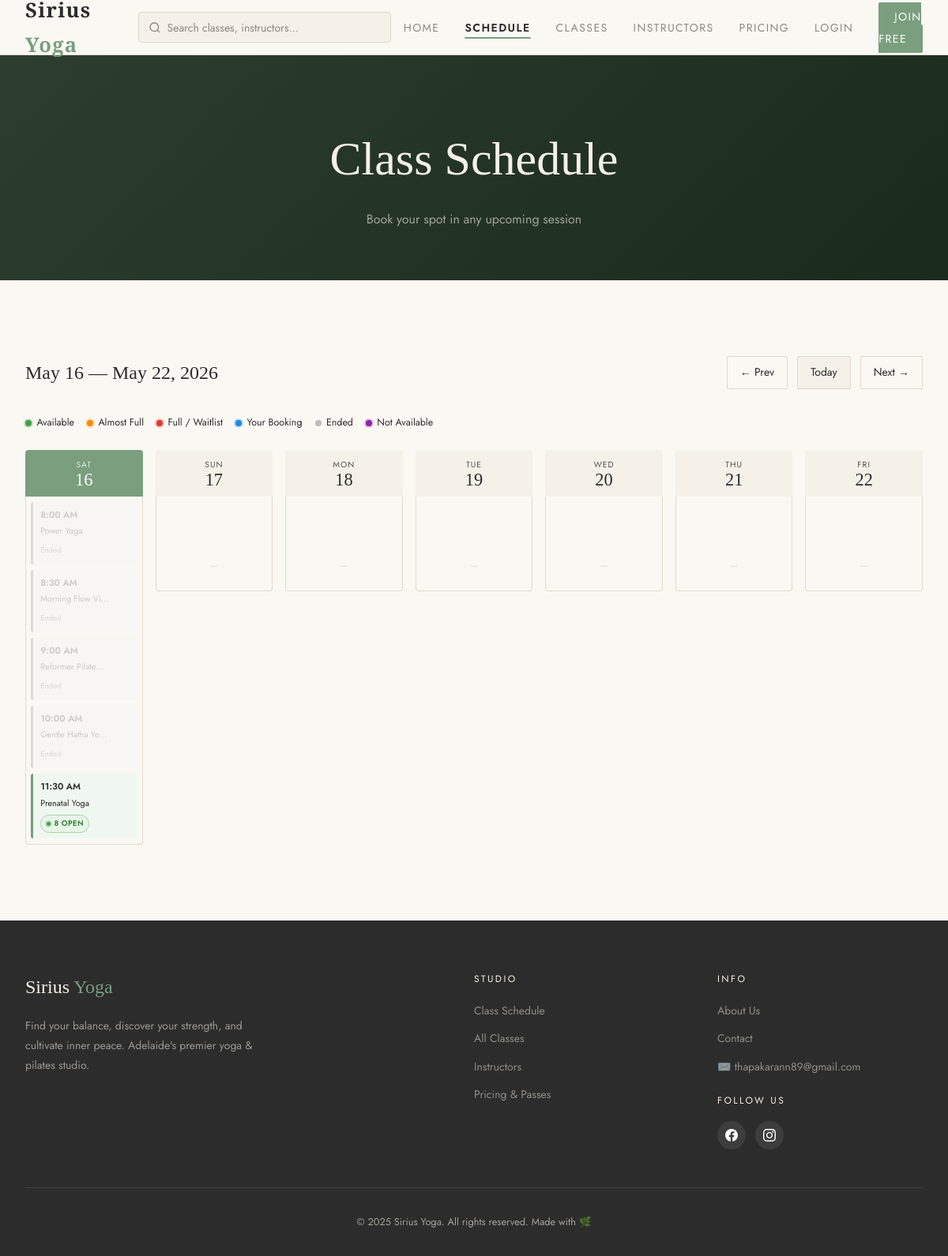
Page /schedule/ on the committed database.
### core/models.py (models this page shows, shortened)
class ClassSession(models.Model):
    STATUS_CHOICES = [
        ('scheduled', 'Scheduled'),
        ('unavailable', 'Unavailable'),   # admin marks as not available
        ('cancelled', 'Cancelled'),
        ('completed', 'Completed'),
    ]
    yoga_class = models.ForeignKey(YogaClass, on_delete=models.CASCADE, related_name='sessions')
    date = models.DateField()
    start_time = models.TimeField()
    end_time = models.TimeField()
    override_price = models.DecimalField(max_digits=8, decimal_places=2, null=True, blank=True,
                                         help_text="Leave blank to use class default price")
    override_max = models.IntegerField(null=True, blank=True,
                                       help_text="Leave blank to use class default max participants")
    status = models.CharField(max_length=20, choices=STATUS_CHOICES, default='scheduled')
    notes = models.CharField(max_length=300, blank=True, help_text="e.g. 'Bring a towel', 'Outdoor session'")
    created_at = models.DateTimeField(auto_now_add=True)
    class Meta:
        ordering = ['date', 'start_time']
    @property
    def effective_max(self):
        return self.override_max if self.override_max is not None else self.yoga_class.max_participants
    @property
    def confirmed_count(self):
        return self.bookings.filter(status__in=['accepted', 'pending']).count()
    @property
    def spots_remaining(self):
        return max(0, self.effective_max - self.confirmed_count)
    @property
    def is_full(self):
        return self.spots_remaining == 0
    @property
    def is_low_spots(self):
        r = self.spots_remaining
        return 0 < r <= 3
    @property
    def is_unavailable(self):
        return self.status == 'unavailable'
    @property
    def is_past(self):
        session_dt = datetime.datetime.combine(self.date, self.start_time)
        return timezone.now() > timezone.make_aware(session_dt)

class YogaClass(models.Model):
    LEVEL_CHOICES = [
        ('beginner', 'Beginner'),
        ('intermediate', 'Intermediate'),
        ('advanced', 'Advanced'),
        ('all', 'All Levels'),
    ]
    CATEGORY_CHOICES = [
        ('yoga', 'Yoga'),
        ('pilates', 'Pilates'),
        ('reformer', 'Reformer Pilates'),
        ('meditation', 'Meditation'),
        ('breathwork', 'Breathwork'),
        ('hiit', 'HIIT Yoga'),
        ('yin', 'Yin'),
        ('prenatal', 'Prenatal'),
    ]
    name = models.CharField(max_length=200)
    slug = models.SlugField(max_length=220, unique=True, blank=True)
    description = models.TextField()
    instructor = models.ForeignKey(Instructor, on_delete=models.SET_NULL, null=True, related_name='classes')
    duration_minutes = models.IntegerField(default=60)
    price = models.DecimalField(max_digits=8, decimal_places=2)
    level = models.CharField(max_length=20, choices=LEVEL_CHOICES, default='all')
    category = models.CharField(max_length=20, choices=CATEGORY_CHOICES, default='yoga')
    image = models.ImageField(upload_to='classes/', blank=True, null=True)
    photo_url = models.URLField(blank=True, help_text='External photo URL (e.g. Unsplash)')
    max_participants = models.IntegerField(default=15)
    is_active = models.BooleanField(default=True)
    what_to_bring = models.TextField(blank=True, default="Comfortable yoga attire, water bottle. Mats available to borrow.")
    cancellation_hours = models.IntegerField(default=12, help_text="Hours before class to allow cancellation")
    prerequisite_note = models.CharField(max_length=300, blank=True, help_text="e.g. Must have completed Intro to Reformer")
    is_online = models.BooleanField(default=False)
    online_link = models.URLField(blank=True)
    created_at = models.DateTimeField(auto_now_add=True)
    class Meta:
        verbose_name_plural = 'Yoga Classes'

### core/views.py (the view, shortened to what this page needs)
# urls.py: path('schedule/', views.schedule_view, name='schedule'),
def schedule_view(request):
    today = timezone.now().date()
    week_offset = int(request.GET.get('week', 0))
    if week_offset == 0:
        week_start = today
    else:
        monday = today - datetime.timedelta(days=today.weekday())
        week_start = monday + datetime.timedelta(weeks=week_offset)
    week_end = week_start + datetime.timedelta(days=6)
    sessions = ClassSession.objects.filter(
        date__range=[week_start, week_end],
    ).select_related('yoga_class', 'yoga_class__instructor').order_by('date', 'start_time')
    session_bookings = {}
    days = []
    for i in range(7):
        day_date = week_start + datetime.timedelta(days=i)
        day_sessions = [s for s in sessions if s.date == day_date]
        days.append({'date': day_date, 'sessions': day_sessions})
    user_booked = set()
    cart_session_ids = set()
    return render(request, 'schedule.html', {
        'days': days,
        'week_start': week_start,
        'week_end': week_end,
        'week_offset': week_offset,
        'prev_week': week_offset - 1,
        'next_week': week_offset + 1,
        'user_booked': user_booked,
        'cart_session_ids': cart_session_ids,
        'today': today,
        'session_bookings': session_bookings,
    })

### core/context_processors.py (called while the page is built)
def cart_count(request):
    count = 0
    if request.user.is_authenticated:
        count = CartItem.objects.filter(user=request.user).count()
    return {'cart_count': count}

### templates/schedule.html (shortened to what this page needs)
{% extends 'base.html' %}
{% load yoga_extras %}
{% block content %}
<div class="page-header">
  <h1>Class Schedule</h1>
  <p>Book your spot in any upcoming session</p>
</div>
<section class="section">
  <div class="section-inner">
    <div style="display:flex;align-items:center;justify-content:space-between;margin-bottom:2rem;flex-wrap:wrap;gap:1rem;">
      <div style="font-family:'Cormorant Garamond',serif;font-size:1.5rem;">
        {{ week_start|date:"M j" }} — {{ week_end|date:"M j, Y" }}
      </div>
      <div style="display:flex;gap:0.75rem;align-items:center;">
        <a href="?week={{ prev_week }}" style="padding:0.5rem 1rem;border:1px solid var(--border);border-radius:2px;text-decoration:none;color:var(--charcoal);font-size:0.875rem;">← Prev</a>
        <a href="?week=0" style="padding:0.5rem 1rem;background:var(--cream);border:1px solid var(--border);border-radius:2px;text-decoration:none;color:var(--charcoal);font-size:0.875rem;">Today</a>
        <a href="?week={{ next_week }}" style="padding:0.5rem 1rem;border:1px solid var(--border);border-radius:2px;text-decoration:none;color:var(--charcoal);font-size:0.875rem;">Next →</a>
      </div>
    </div>
    <div style="display:flex;gap:1rem;flex-wrap:wrap;margin-bottom:1.5rem;font-size:0.78rem;">
      <span style="display:flex;align-items:center;gap:0.4rem;"><span class="avail-dot dot-open"></span> Available</span>
      <span style="display:flex;align-items:center;gap:0.4rem;"><span class="avail-dot dot-low"></span> Almost Full</span>
      <span style="display:flex;align-items:center;gap:0.4rem;"><span class="avail-dot dot-full"></span> Full / Waitlist</span>
      <span style="display:flex;align-items:center;gap:0.4rem;"><span class="avail-dot dot-booked"></span> Your Booking</span>
      <span style="display:flex;align-items:center;gap:0.4rem;"><span class="avail-dot dot-past"></span> Ended</span>
      <span style="display:flex;align-items:center;gap:0.4rem;"><span class="avail-dot dot-unavailable"></span> Not Available</span>
    </div>
    <div style="display:grid;grid-template-columns:repeat(7,1fr);gap:1rem;min-width:0;">
      {% for day in days %}
      <div style="min-width:0;">
        <div style="text-align:center;padding:0.6rem 0.4rem;border-radius:4px 4px 0 0;{% if day.date == today %}background:var(--sage);color:white;{% else %}background:var(--cream);color:var(--charcoal);{% endif %}">
          <div style="font-size:0.65rem;letter-spacing:0.1em;text-transform:uppercase;opacity:0.8;">{{ day.date|date:"D" }}</div>
          <div style="font-family:'Cormorant Garamond',serif;font-size:1.4rem;font-weight:500;line-height:1;">{{ day.date|date:"j" }}</div>
        </div>
        <div style="border:1px solid var(--border);border-top:none;border-radius:0 0 4px 4px;min-height:120px;padding:0.4rem;display:flex;flex-direction:column;gap:0.4rem;">
          {% for session in day.sessions %}
          {% if session.pk in user_booked %}
            <a href="{% url 'session_detail' session.pk %}" data-session="{{ session.pk }}" class="sched-event"
               style="display:block;padding:0.45rem 0.55rem;border-radius:3px;text-decoration:none;background:#e8f5e9;border-left:3px solid #2e7d32;transition:all 0.15s;"
               title="{{ session.yoga_class.name }} — Booked ✅">
              <div style="font-weight:700;color:#1b5e20;font-size:0.72rem;">{{ session.start_time|time:"g:i A" }}</div>
              <div style="color:#2e7d32;font-size:0.68rem;margin:1px 0;white-space:nowrap;overflow:hidden;text-overflow:ellipsis;">{{ session.yoga_class.name|truncatechars:16 }}</div>
              <span style="font-size:0.6rem;background:#2e7d32;color:white;padding:0.1rem 0.35rem;border-radius:2px;font-weight:700;letter-spacing:0.04em;">✓ BOOKED</span>
            </a>
          {% elif session.is_past %}
            <div data-session="{{ session.pk }}" class="sched-event"
               style="display:block;padding:0.45rem 0.55rem;border-radius:3px;background:#f5f5f5;border-left:3px solid #bdbdbd;opacity:0.5;">
              <div style="font-weight:600;color:#9e9e9e;font-size:0.72rem;">{{ session.start_time|time:"g:i A" }}</div>
              <div style="color:#9e9e9e;font-size:0.68rem;white-space:nowrap;overflow:hidden;text-overflow:ellipsis;">{{ session.yoga_class.name|truncatechars:16 }}</div>
              <span style="font-size:0.6rem;color:#bdbdbd;">Ended</span>
            </div>
          {% else %}
            <a href="{% url 'session_detail' session.pk %}" data-session="{{ session.pk }}" class="sched-event sched-clickable"
               style="display:block;padding:0.45rem 0.55rem;border-radius:3px;text-decoration:none;background:#f0f7f0;border-left:3px solid var(--sage);transition:all 0.15s;"
               title="{{ session.yoga_class.name }} — {{ session.spots_remaining }} open">
              <div style="font-weight:600;color:var(--charcoal);font-size:0.72rem;">{{ session.start_time|time:"g:i A" }}</div>
              <div style="color:var(--charcoal);font-size:0.68rem;margin:1px 0;white-space:nowrap;overflow:hidden;text-overflow:ellipsis;">{{ session.yoga_class.name|truncatechars:16 }}</div>
              <span class="avail-badge avail-open" style="font-size:0.6rem;padding:0.15rem 0.4rem;"><span class="avail-dot dot-open" style="width:5px;height:5px;"></span>{{ session.spots_remaining }} open</span>
            </a>
          {% endif %}
          {% empty %}
          <div style="color:var(--border);font-size:0.75rem;text-align:center;padding:1rem 0;margin-top:auto;">—</div>
          {% endfor %}
        </div>
      </div>
      {% endfor %}
    </div>
  </div>
</section>
{% endblock %}

### static/css/style.css (style rules this page uses)
:root { --cream: #f5f0e8; --warm-white: #faf8f3; --sage: #7a9e7e; --sage-dark: #4a7550; --terracotta: #c4704f; --gold: #c9a84c; --charcoal: #2c2c2c; --soft-grey: #8a8880; --border: #e0d9cc; --shadow: rgba(44,44,44,0.08); }
* { margin: 0; padding: 0; box-sizing: border-box; }
body { font-family: 'Jost', sans-serif; background-color: var(--warm-white); color: var(--charcoal); line-height: 1.7; }
.section { padding: 6rem 2rem; }
.section-inner { max-width: 1200px; margin: 0 auto; }
.page-header { background: linear-gradient(135deg, #2c3e2d, #1a2a1b); padding: 5rem 2rem 4rem; text-align: center; color: var(--cream); }
.page-header h1 { font-family: 'Cormorant Garamond', serif; font-size: clamp(2.5rem, 5vw, 4rem); font-weight: 300; }
.page-header p { color: rgba(245,240,232,0.6); margin-top: 0.75rem; }
.avail-badge { display: inline-flex; align-items: center; gap: 0.3rem; padding: 0.25rem 0.65rem; border-radius: 20px; font-size: 0.72rem; font-weight: 600; letter-spacing: 0.04em; text-transform: uppercase; white-space: nowrap; }
.avail-open { background: #e8f5e9; color: #2e7d32; border: 1px solid #a5d6a7; }
.avail-dot { width: 8px; height: 8px; border-radius: 50%; display: inline-block; flex-shrink: 0; }
.dot-open { background: #43a047; box-shadow: 0 0 0 2px rgba(67,160,71,0.25); }
.dot-low { background: #fb8c00; box-shadow: 0 0 0 2px rgba(251,140,0,0.25); }
.dot-full { background: #e53935; box-shadow: 0 0 0 2px rgba(229,57,53,0.25); }
.dot-booked { background: #1e88e5; box-shadow: 0 0 0 2px rgba(30,136,229,0.25); }
.dot-past { background: #bdbdbd; }
.dot-unavailable { background: #8e24aa; box-shadow: 0 0 0 2px rgba(142,36,170,0.25); }

### rows in the picture
ClassSession: start_time "8:00 AM", yoga_class.name "Power Yoga"
ClassSession: start_time "8:30 AM", yoga_class.name "Morning Flow Vi…"
ClassSession: start_time "9:00 AM", yoga_class.name "Reformer Pilate…"
ClassSession: start_time "10:00 AM", yoga_class.name "Gentle Hatha Yo…"
ClassSession: start_time "11:30 AM", yoga_class.name "Prenatal Yoga", spots_remaining "8"

### other values in the picture
{{ day.date|date:"D" }} "SAT" "SUN" "MON" "TUE" "WED" "THU" "FRI"
{{ day.date|date:"j" }} "16" "17" "18" "19" "20" "21" "22"
